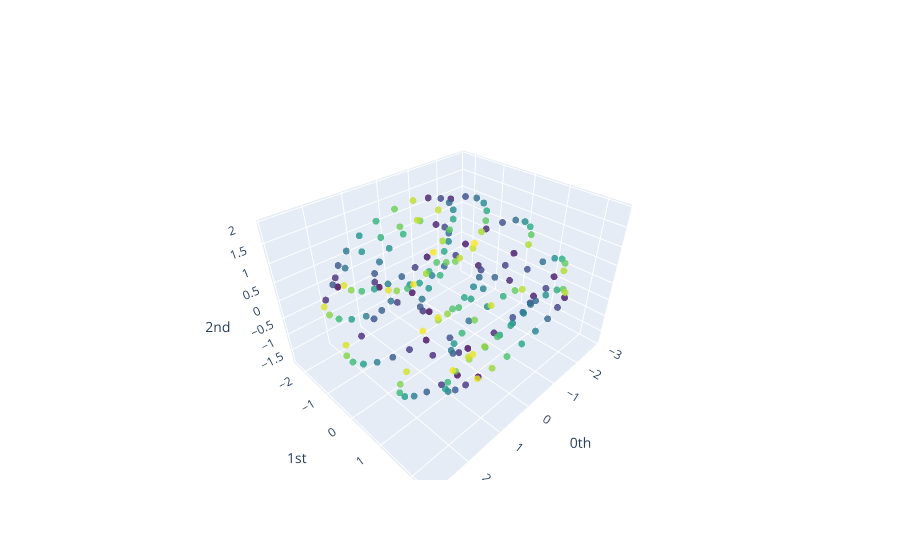

The code cell stored with this chart in its notebook:
### Code cell
from gtda.time_series import SingleTakensEmbedding
from gtda.plotting import plot_heatmap, plot_point_cloud, plot_diagram, plot_betti_curves, plot_betti_surfaces

def fit_embedder(embedder: SingleTakensEmbedding, y: np.ndarray, verbose: bool=True) -> np.ndarray:
    """Fits a Takens embedder and displays optimal search parameters."""
    y_embedded = embedder.fit_transform(y)

    if verbose:
        print(f"Shape of embedded time series: {y_embedded.shape}")
        print(
            f"Optimal embedding dimension is {embedder.dimension_} and time delay is {embedder.time_delay_}"
        )

    return y_embedded
    
max_embedding_dimension = 30
max_time_delay = 30
stride = 5

embedder_nonperiodic = SingleTakensEmbedding(
    parameters_type="search",
    n_jobs=2,
    time_delay=max_time_delay,
    dimension=max_embedding_dimension,
    stride=stride,
)

y_nonperiodic_embedded = fit_embedder(embedder_nonperiodic, y_nonperiodic)
from sklearn.decomposition import PCA
pca = PCA(n_components=3)
y_nonperiodic_embedded_pca = pca.fit_transform(y_nonperiodic_embedded)
plot_point_cloud(y_nonperiodic_embedded_pca)

### Figure 1 — Plotly figure (JSON) as saved in the notebook; plotly's stock layout.template omitted (floating-point values rounded to 4 significant figures; data arrays with more than 128 entries replaced by an {"elided": "..."} marker saying what was removed)
{"data": [{"marker": {"color": {"elided": "186 int values"}, "colorscale": [[0, "#440154"], [0.1111, "#482878"], [0.2222, "#3e4989"], [0.3333, "#31688e"], [0.4444, "#26828e"], [0.5556, "#1f9e89"], [0.6667, "#35b779"], [0.7778, "#6ece58"], [0.8889, "#b5de2b"], [1, "#fde725"]], "opacity": 0.8, "size": 4}, "mode": "markers", "type": "scatter3d", "x": {"elided": "186 float values"}, "y": {"elided": "186 float values"}, "z": {"elided": "186 float values"}}], "layout": {"scene": {"xaxis": {"exponentformat": "e", "showexponent": "all", "title": {"text": "0th"}, "type": "linear"}, "yaxis": {"exponentformat": "e", "showexponent": "all", "title": {"text": "1st"}, "type": "linear"}, "zaxis": {"exponentformat": "e", "showexponent": "all", "title": {"text": "2nd"}, "type": "linear"}}}}
